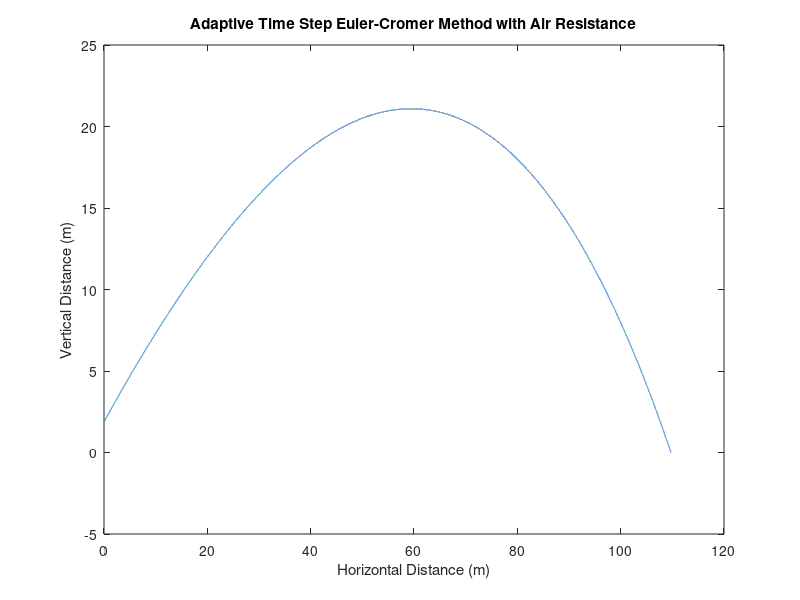

Write MATLAB code to recreate this figure.
%% A Baseball with Air Resistance Euler Cromer Adaptive Time Step
clear;clc;
m=.145; %kg
g=9.81; %m/s^2
rho = 1.225; %Density of air is kg/m^3
Cd = .3; % Drag coefficient
A = pi*(.038)^2; %Cross section area of a baseball in meters ^2
ys(1)=1.8796000000000002; %meters
xs(1)=0; %meters
vs(1)=44.704; %m/s
yd(1)=1.8796000000000002; %meters
xd(1)=0; %meters
yt(1)=1.8796000000000002; %meters
xt(1)=0; %meters
vd(1)=44.704; %m/s
theta = pi/6; %rad 
vys(1)=vs(1)*sin(theta); %meters per second
vxs(1)=vs(1)*cos(theta); %meters per second
vyd(1)=vd(1)*sin(theta); %meters per second
vxd(1)=vd(1)*cos(theta); %meters per second
% tmin=0; %seconds
% tmax=4; %seconds
% n=100000; %interior points
% t = linspace(tmin,tmax,n)'; %time
t(1)=0;
dt =4e-5;%t(2)-t(1); %delta t
tolg=10^-2;
toll=10^-8;
i=1;
n=60000;
%for i=1:1:n
 while yt(i)>0   
    %Euler-Cromer first single step
    
    %We want to compare the double step to the second single step so don't
    %save the first step.
    ayfs = -g-(vys(i)*.5*rho*vs(i)*Cd*A)/m;
    axfs = -(vxs(i)*.5*rho*vs(i)*Cd*A)/m;
    vyfs = vys(i)+ayfs*dt;
    vxfs = vxs(i)+axfs*dt;
    yfs = ys(i)+vyfs*dt;
    xfs = xs(i)+vxfs*dt;
    vfs = sqrt(vyfs^2+vxfs^2);
    
    
    %Euler-Cromer second single step
    
    
    ays(i)= -g-(vyfs*.5*rho*vfs*Cd*A)/m;
    axs(i) = -(vxfs*.5*rho*vfs*Cd*A)/m;
    vys(i+1) = vyfs+ays(i)*dt;
    vxs(i+1) = vxfs+axs(i)*dt;
    ys(i+1) = yfs+vys(i+1)*dt;
    xs(i+1) = xfs+vxs(i+1)*dt;
    vs(i+1) = sqrt(vys(i+1)^2+vxs(i+1)^2);
    
    %Euler-Cromer Double Step
    
    
    
    ayd(i) = -g-(vyd(i)*.5*rho*vd(i)*Cd*A)/m;
    axd(i) = -(vxd(i)*.5*rho*vd(i)*Cd*A)/m;
    vyd(i+1) = vyd(i)+ayd(i)*dt*2;
    vxd(i+1) = vxd(i)+axd(i)*dt*2;
    yd(i+1) = yd(i)+vyd(i+1)*dt*2;
    xd(i+1) = xd(i)+vxd(i+1)*dt*2;
    vd(i+1) = sqrt(vyd(i+1)^2+vxd(i+1)^2);
    
    
    diff = sqrt((xd(i+1)-xs(i+1))^2+(yd(i+1)-ys(i+1))^2);
    
    
    t(i+1)=t(i)+2*dt;
    if diff>tolg
        
        yt(i+1)=ys(i+1);
        xt(i+1)=xs(i+1);
        dt=dt/2;
        
    elseif diff>toll
        
        yt(i+1)=ys(i+1);
        xt(i+1)=xs(i+1);
        
    else
        
        yt(i+1)=yd(i+1);
        xt(i+1)=xd(i+1);
        
        dt=dt*1.5;
        
        
        
        
    end
i=i+1;

end


xs=xs';
ys=ys';
xd=xd';
yd=yd';
xt=xt';
yt=yt';


% plot(xs(:,1),ys(:,1))
% hold on
% plot(xd(:,1),yd(:,1))


figure
plot(xt(:,1),yt(:,1))
xlabel('Horizontal Distance (m)')
ylabel('Vertical Distance (m)')
title('Adaptive Time Step Euler-Cromer Method with Air Resistance')